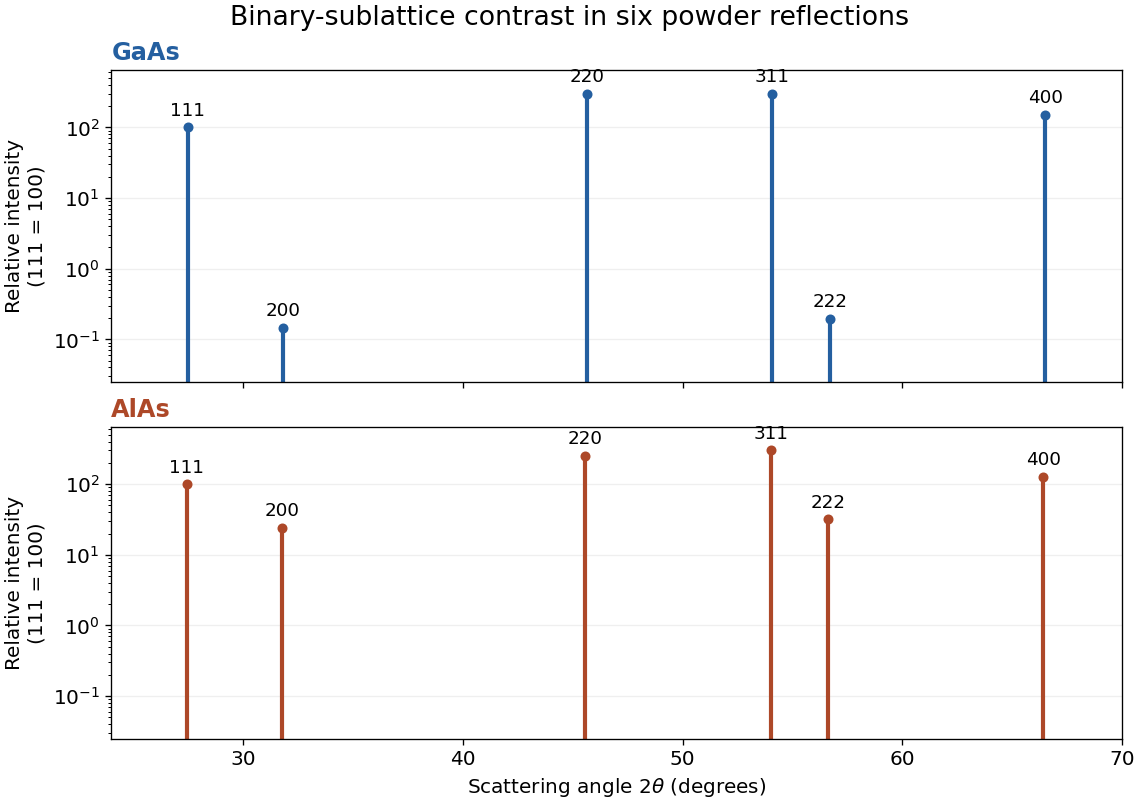

This chart was generated by the following Python code:
"""Compare two binary-crystal powder patterns in the f=Z approximation. Python 3.14."""
from pathlib import Path
import matplotlib
matplotlib.use('Agg')
import matplotlib.pyplot as plt
import numpy as np

plt.rcParams.update({'font.size':12,'figure.facecolor':'white'})
ns=np.array([3,4,8,11,12,16])
mult=np.array([8,6,12,24,8,6])
labels=['111','200','220','311','222','400']
h=6.62607015e-34
c=299792458.
wave=h*c/(8000*1.602176634e-19)
fig,axes=plt.subplots(2,1,figsize=(9.5,6.7),sharex=True,layout='constrained')
for ax,Z,a,title,color in zip(axes,[31,13],[5.653e-10,5.660e-10],['GaAs','AlAs'],['#245fa0','#ad4828']):
    angles=np.degrees(2*np.arcsin(wave*np.sqrt(ns)/(2*a)))
    squares=np.array([Z*Z+33**2,(Z-33)**2,(Z+33)**2,Z*Z+33**2,(Z-33)**2,(Z+33)**2])
    intensity=mult*squares
    intensity=100*intensity/intensity[0]
    ax.vlines(angles,.025,intensity,color=color,lw=2.5)
    ax.scatter(angles,intensity,color=color,s=25,zorder=3)
    for x,y,label in zip(angles,intensity,labels):
        ax.annotate(label,(x,y),xytext=(0,7),textcoords='offset points',ha='center',fontsize=11)
    ax.set_yscale('log');ax.set_ylim(.025,650)
    ax.set_ylabel('Relative intensity\n(111 = 100)')
    ax.set_title(title,loc='left',fontweight='bold',color=color)
    ax.grid(axis='y',alpha=.2)
axes[-1].set_xlabel(r'Scattering angle $2\theta$ (degrees)')
axes[-1].set_xlim(24,70)
fig.suptitle('Binary-sublattice contrast in six powder reflections',fontsize=16)
fig.savefig(Path.cwd() / Path(__file__).with_suffix('.png').name,dpi=120,facecolor='white')
plt.close(fig)
